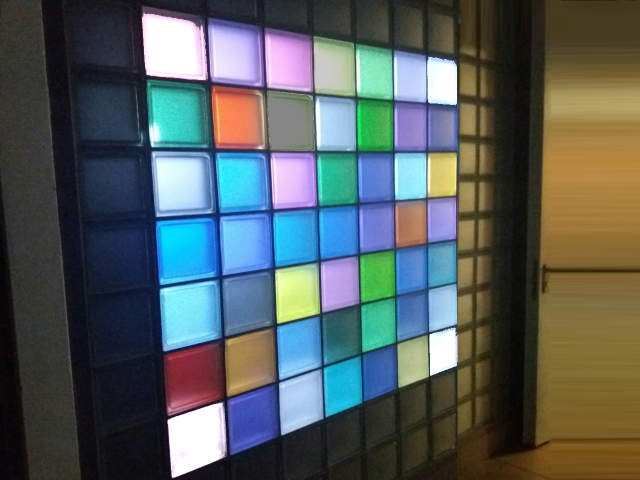
//> input picture OpenCVTest/OpenCVTest/white.png, 640 x 480 px
$ ./MainProgram   (built with g++ and OpenCV 4)
//> lines starting //> are read from the running program, lines starting //| are printed output that depends on the picture; after the words box and inside, x2 and y2 are one past the last pixel; in counts of white or black regions, pixels touching at a corner belong together
#include <opencv2/opencv.hpp>
#include "opencv2/highgui/highgui.hpp"
#include "opencv2/imgproc/imgproc.hpp"
#include <stdint.h>
#include <math.h>

using namespace cv;
using namespace std;

Mat src;
Mat srcGray;
Point2f inputQuad[4];
Point2f outputQuad[4];

Mat perspectiveTransform(Mat input)
{
	Mat lambda(2, 4, CV_32FC1);
	Mat output;
	lambda = Mat::zeros(input.rows, input.cols, input.type());
	lambda = getPerspectiveTransform(inputQuad, outputQuad);
	warpPerspective(input, output, lambda, output.size());
	return output;
}

vector<Vec2f> calculateHoughLines(Mat src)
{
	Mat dst, cdst;
	Canny(src, dst, 50, 200, 3);
	cvtColor(dst, cdst, CV_GRAY2BGR);
	vector<Vec2f> result;
	HoughLines(dst, result, 1, CV_PI / 180, 150, 0, 0);
	return result;
}

void drawLines(Mat img, vector<Vec2f> lines) {
	for (size_t i = 0; i < lines.size(); i++)
	{
		float rho = lines[i][0], theta = lines[i][1];
		Point pt1, pt2;
		double a = cos(theta), b = sin(theta);
		double x0 = a*rho, y0 = b*rho;
		pt1.x = cvRound(x0 + 1000 * (-b));
		pt1.y = cvRound(y0 + 1000 * (a));
		pt2.x = cvRound(x0 - 1000 * (-b));
		pt2.y = cvRound(y0 - 1000 * (a));
		line(img, pt1, pt2, Scalar(0, 0, 0), 3, CV_AA);
	}
}

Mat threasholdImage(Mat img)
{
	medianBlur(img, img, 5);

	double thres = 240;
	double color = 255;
	threshold(img, img, thres, color, CV_THRESH_BINARY);

	// Execute erosion to improve the detection
	int erosion_size = 4;
	Mat element = getStructuringElement(MORPH_CROSS,
		Size(2 * erosion_size + 1, 2 * erosion_size + 1),
		Point(erosion_size, erosion_size));
	erode(img, img, element);
	return img;
}

void findAngles(Mat img)
{
	vector<Vec2i> angles = {};

	vector<vector<Point>> contours; // Vector for storing contour
	vector<Vec4i> hierarchy;
	findContours(srcGray, contours, hierarchy, CV_RETR_CCOMP, CV_CHAIN_APPROX_SIMPLE); // Find the contours in the image

	vector<double> largestArea = { 0, 0, 0, 0 };
	vector<int> largestContourIndexes = { 0, 0, 0, 0 };
	for (int i = 0; i < contours.size(); i++) // iterate through each contour.
	{
		double a = contourArea(contours[i], false);  //  Find the area of contour
		for (int j = 0; j < 4; j++)
		{
			if (a > largestArea[j]) {
				largestArea.insert(largestArea.begin() + j, a);
				//for inserting with shift of other elements, refactor later
				for (int k = largestContourIndexes.size() - 1; k > j; k--)
				{
					largestContourIndexes[k] = largestContourIndexes[k - 1];
				}
				largestContourIndexes[j] = i; //Store the index of largest contour
				break;
			}
		}
	}

	//x and y for each of 5 points (upper-left, upper-right, lower-right, lower-left, centroid) for each of 4 largest conrours
	vector<vector<Vec2i>> countoursImportantPointsCoordinates = {}; //final size should be 4
	Point2f generalUpperLeft = Point2f(src.cols, src.rows);
	Point2f generalUpperRight = Point2f(0, src.rows);
	Point2f generalLowerRight = Point2f(0, 0);
	Point2f generalLowerLeft = Point2f(src.cols, 0);
	for (int i = 0; i < largestContourIndexes.size(); i++)
	{
		int maxX = 0;
		int maxY = 0;
		int minX = src.cols;
		int minY = src.rows;

		for (int j = 0; j < contours[largestContourIndexes[i]].size(); j++)
		{
			int x = contours[largestContourIndexes[i]][j].x;
			int y = contours[largestContourIndexes[i]][j].y;
			if (x > maxX)
			{
				maxX = x;
			}
			if (x < minX)
			{
				minX = x;
			}
			if (y > maxY)
			{
				maxY = y;
			}
			if (y < minY)
			{
				minY = y;
			}
		}
		cout << i << "(" << largestContourIndexes[i] << "): minX = " << minX << ", maxX = " << maxX << ", minY = " << minY << ", maxY = " << maxY << endl;
		Vec2i upperLeft = Vec2i(minX, minY);
		Vec2i upperRight = Vec2i(maxX, minY);
		Vec2i lowerRight = Vec2i(maxX, maxY);
		Vec2i lowerLeft = Vec2i(minX, maxY);
		Vec2i centroid = Vec2i((minX + maxX)/2, (minY + maxY)/2);
		countoursImportantPointsCoordinates.push_back({ upperLeft, upperRight, lowerRight, lowerLeft, centroid });

		if (pow(upperLeft[0] - 0, 2) + pow(upperLeft[1] - 0, 2) < pow(generalUpperLeft.x - 0, 2) + pow(generalUpperLeft.y - 0, 2))
		{
			generalUpperLeft.x = upperLeft[0];
			generalUpperLeft.y = upperLeft[1];
		}
		if (pow(upperRight[0] - src.cols - 1, 2) + pow(upperRight[1] - 0, 2) < pow(generalUpperRight.x - src.cols - 1, 2) + pow(generalUpperRight.y- 0, 2))
		{
			generalUpperRight.x = upperRight[0];
			generalUpperRight.y = upperRight[1];
		}
		if (pow(lowerRight[0] - src.cols - 1, 2) + pow(lowerRight[1] - src.rows - 1, 2) < pow(generalLowerRight.x - src.cols - 1, 2) + pow(generalLowerRight.y - src.rows - 1, 2))
		{
			generalLowerRight.x = lowerRight[0];
			generalLowerRight.y = lowerRight[1];
		}
		if (pow(lowerLeft[0] - 0, 2) + pow(lowerLeft[1] - src.rows - 1, 2) < pow(generalLowerLeft.x - 0, 2) + pow(generalLowerLeft.y - src.rows - 1, 2))
		{
			generalLowerLeft.x = lowerLeft[0];
			generalLowerLeft.y = lowerLeft[1];
		}

		//for testing purposes
		inputQuad[0] = Point2f(generalUpperLeft.x, generalUpperLeft.y);
		inputQuad[1] = Point2f(generalUpperRight.x, generalUpperRight.y);
		inputQuad[2] = Point2f(generalLowerRight.x, generalLowerRight.y);
		inputQuad[3] = Point2f(generalUpperLeft.x, generalLowerLeft.y);
		for (int i = 0; i < 4; i++)
		{
			circle(src, inputQuad[i], 3, Scalar(0, 0, 255), 1, 8, 0);
		}
		imshow("points", src);
		cout << "Press any key" << endl;
		waitKey(0);
	}

	//for now i'll just assign it but i'll have to rewrite it eventually
	inputQuad[0] = Point2f(generalUpperLeft.x, generalUpperLeft.y);
	inputQuad[1] = Point2f(generalUpperRight.x, generalUpperRight.y);
	inputQuad[2] = Point2f(generalLowerRight.x, generalLowerRight.y);
	inputQuad[3] = Point2f(generalUpperLeft.x, generalLowerLeft.y);

}

int main(int argc, char** argv)
{
	src = imread("white.png", CV_LOAD_IMAGE_UNCHANGED);
//> src is the input picture: 480 rows x 640 cols, CV_8UC3; mean B, G, R 94.3, 94.6, 85.5
	srcGray = imread("white.png", CV_LOAD_IMAGE_GRAYSCALE);
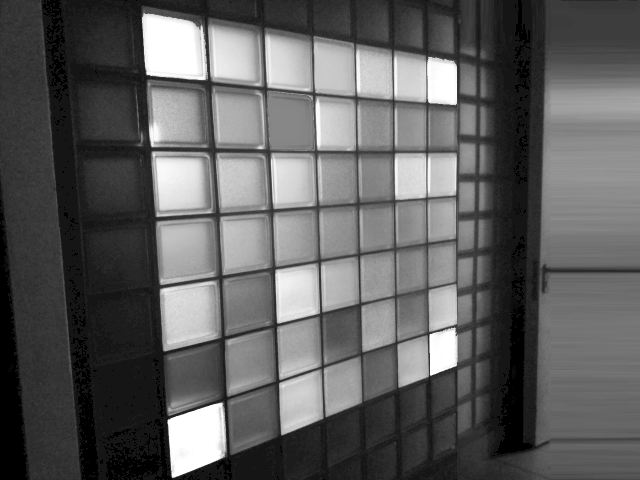
//> srcGray: 480 rows x 640 cols, CV_8UC1; min 0, max 255, mean 94.5
	// [4 lines of commented-out code are left out]

	srcGray = threasholdImage(srcGray);
//> in threasholdImage, `threshold(img, img, thres, color, CV_THRESH_BINARY);`:
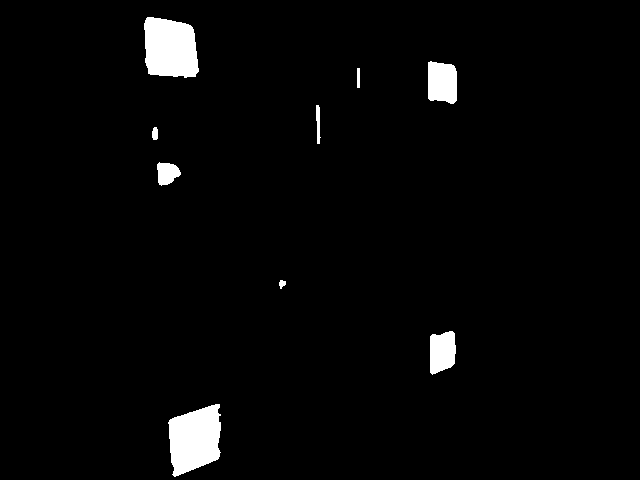
//> img: 480 rows x 640 cols, CV_8UC1; 2.7% white; 9 white regions, largest, box (x1, y1, x2, y2) and area: (168, 404, 221, 477) 2844, (144, 17, 199, 78) 2807, (428, 61, 457, 104) 1100
//> in threasholdImage, `erode(img, img, element);`:
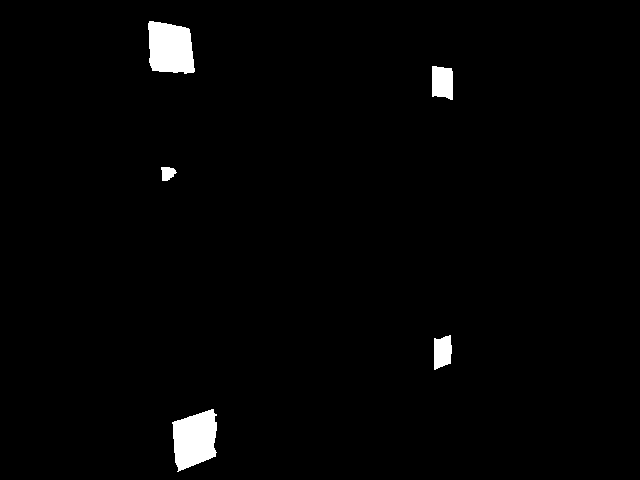
//> img: 480 rows x 640 cols, CV_8UC1; 1.8% white; 5 white regions
	imshow("white regions", srcGray);
	findAngles(srcGray);
//> in findAngles, `findContours(srcGray, contours, hierarchy, CV_RETR_CCOMP, CV_CHAIN_APP..`: contours = 5 contours; box (x1, y1, x2, y2) and area: (172, 409, 217, 472) 1975, (148, 21, 195, 74) 1967, (432, 66, 453, 100) 584, (434, 335, 452, 370) 462, (161, 167, 177, 181) 137
//> the loop in findAngles, `for (int i = 0; i < contours.size(); i++)` made 5 passes
//> a on passes 1 to 5: 1975, 461.5, 137, 584, 1967
//> after the loop in findAngles, `for (int i = 0; i < contours.size(); i++)`: largestArea = [1975, 1967, 584, 461.5, 137, 0, 0, 0, 0]; largestContourIndexes = [0, 4, 3, 1]
//> the loop in findAngles, `for (int i = 0; i < largestContourIndexes.size(); i++)` made 4 passes
//> (maxX, minX, maxY, minY, upperLeft, upperRight, lowerRight, centroid) on passes 1 to 4: (216, 172, 471, 409, [172, 409], [216, 409], [216, 471], [194, 440]), (194, 148, 73, 21, [148, 21], [194, 21], [194, 73], [171, 47]), (452, 432, 99, 66, [432, 66], [452, 66], [452, 99], [442, 82]), (451, 434, 369, 335, [434, 335], [451, 335], [451, 369], [442, 352])
//| 0(0): minX = 172, maxX = 216, minY = 409, maxY = 471
//| Press any key
//| 1(4): minX = 148, maxX = 194, minY = 21, maxY = 73
//| Press any key
//| 2(3): minX = 432, maxX = 452, minY = 66, maxY = 99
//| Press any key
//| 3(1): minX = 434, maxX = 451, minY = 335, maxY = 369
//| Press any key
//> after the loop in findAngles, `for (int i = 0; i < largestContourIndexes.size(); i++)`:
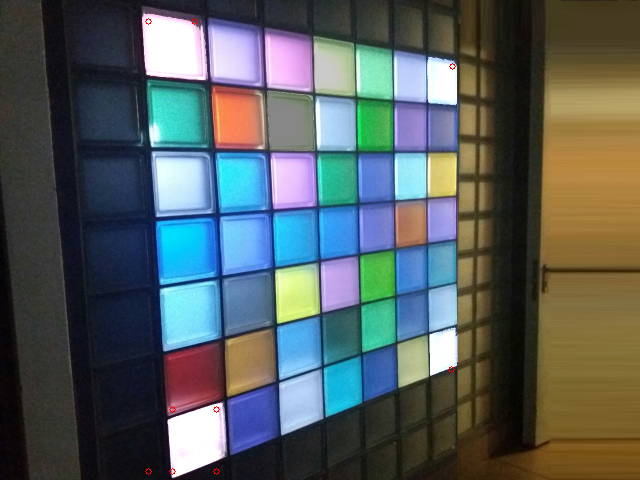
//> src: 480 rows x 640 cols, CV_8UC3; 144 pixels changed, all inside (x1, y1, x2, y2) = (145, 18, 456, 475)

	outputQuad[0] = Point2f(0, 0);
	outputQuad[1] = Point2f(src.cols - 1, 0);
	outputQuad[2] = Point2f(src.cols - 1, src.rows - 1);
	outputQuad[3] = Point2f(0, src.rows - 1);

	Mat output = perspectiveTransform(src);
//> in perspectiveTransform, `lambda = getPerspectiveTransform(inputQuad, outputQuad);`: lambda = [[1.22, 1.12e-17, -180.5], [-0.135, 0.914, 0.829], [-0.000928, -9.36e-06, 1]]
//> in perspectiveTransform, `warpPerspective(input, output, lambda, output.size());`:
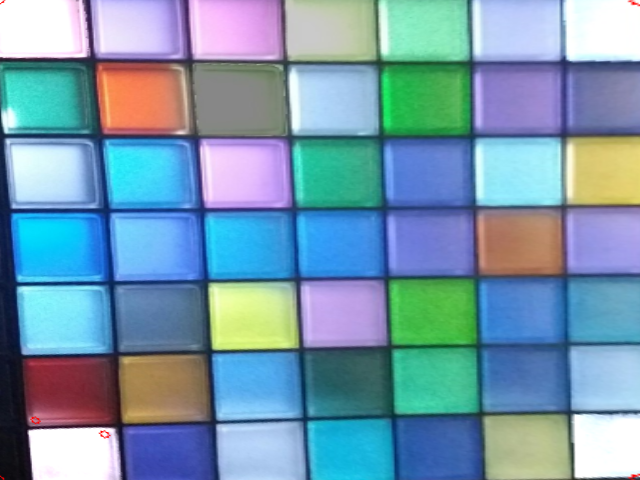
//> output: 480 rows x 640 cols, CV_8UC3; mean B, G, R 175, 154, 118.2

	imshow("output", output);
	imwrite("output.png", output);
	waitKey();
}
